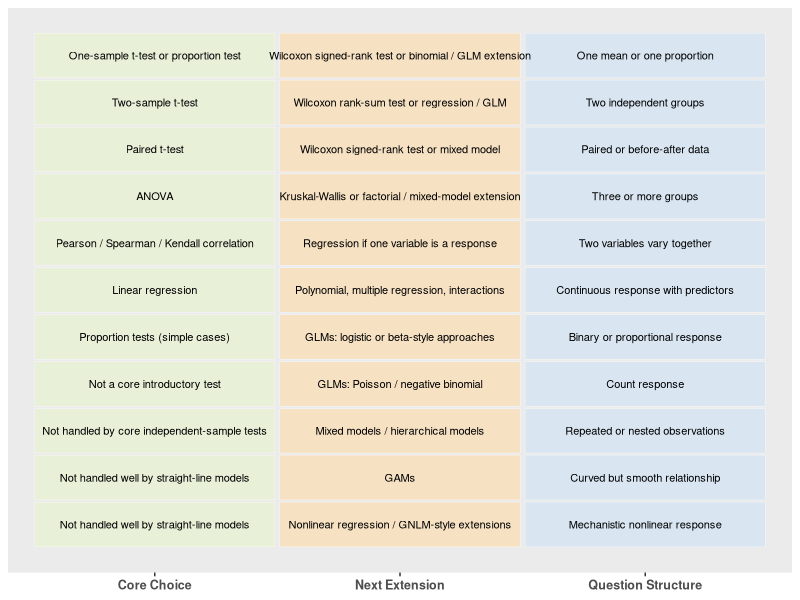

The R script that drew this image:
## ---- chunk 1
knitr::opts_chunk$set(
  comment = "R>",
  warning = FALSE,
  message = FALSE,
  fig.asp = NULL,
  fig.align = "center",
  fig.retina = 2,
  dpi = 300
)

ggplot2::theme_set(
  ggplot2::theme_grey(base_size = 8)
)
## ---- chunk 2
library(tidyverse)
## ---- chunk 3
#| echo: false
#| fig-cap: "Links from common biological question types to the main method and the next extension when the problem becomes more complex."
#| fig-width: 9
#| fig-height: 5.5

decision_grid <- tribble(
  ~question, ~core_method, ~next_extension,
  "One mean or one proportion", "One-sample t-test or proportion test", "Wilcoxon signed-rank test or binomial / GLM extension",
  "Two independent groups", "Two-sample t-test", "Wilcoxon rank-sum test or regression / GLM",
  "Paired or before-after data", "Paired t-test", "Wilcoxon signed-rank test or mixed model",
  "Three or more groups", "ANOVA", "Kruskal-Wallis or factorial / mixed-model extension",
  "Two variables vary together", "Pearson / Spearman / Kendall correlation", "Regression if one variable is a response",
  "Continuous response with predictors", "Linear regression", "Polynomial, multiple regression, interactions",
  "Binary or proportional response", "Proportion tests (simple cases)", "GLMs: logistic or beta-style approaches",
  "Count response", "Not a core introductory test", "GLMs: Poisson / negative binomial",
  "Repeated or nested observations", "Not handled by core independent-sample tests", "Mixed models / hierarchical models",
  "Curved but smooth relationship", "Not handled well by straight-line models", "GAMs",
  "Mechanistic nonlinear response", "Not handled well by straight-line models", "Nonlinear regression / GNLM-style extensions"
) |>
  mutate(row = rev(row_number()))

tile_cols <- c(
  question = "#D9E6F2",
  core_method = "#E8F0D8",
  next_extension = "#F6E1C3"
)

bind_rows(
  decision_grid |> transmute(column = "Question Structure", row, text = question, fill = tile_cols["question"]),
  decision_grid |> transmute(column = "Core Choice", row, text = core_method, fill = tile_cols["core_method"]),
  decision_grid |> transmute(column = "Next Extension", row, text = next_extension, fill = tile_cols["next_extension"])
) |>
  ggplot(aes(x = column, y = row)) +
  geom_tile(aes(fill = fill), colour = "white", width = 0.98, height = 0.95) +
  geom_text(aes(label = text), size = 2.8, lineheight = 0.95) +
  scale_fill_identity() +
  scale_y_continuous(NULL, breaks = NULL) +
  labs(x = NULL) +
  theme_grey() +
  theme(
    axis.text.x = element_text(size = 9, face = "bold"),
    panel.grid = element_blank()
  )
